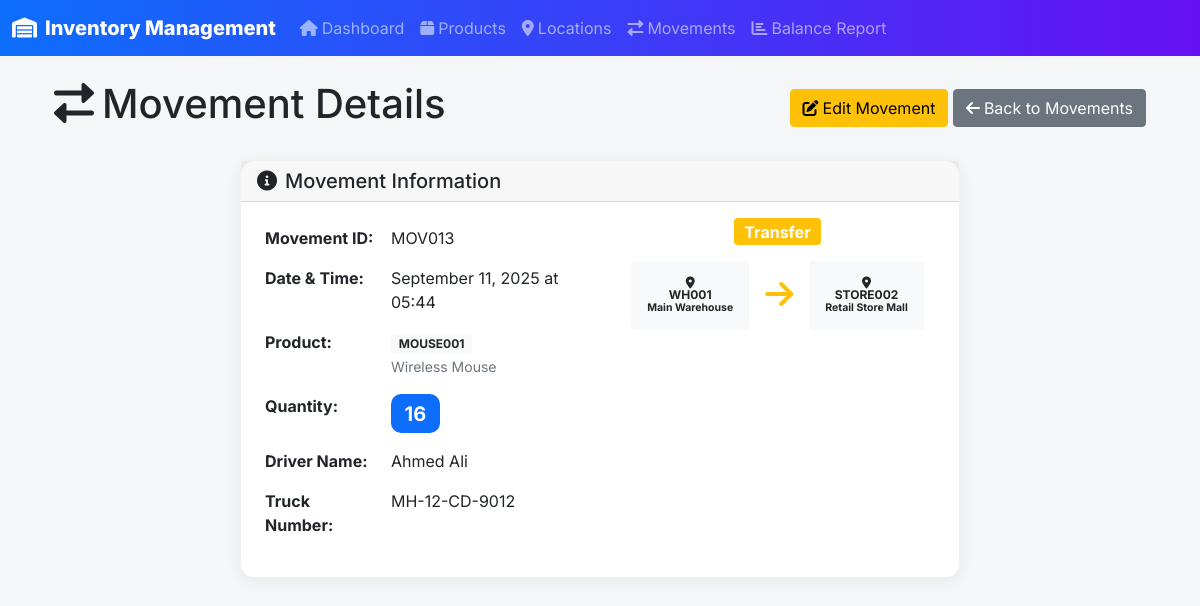
Page /movement/view/MOV013 on the committed database.
### app.py (models this page shows, shortened)
class ProductMovement(db.Model):
    movement_id = db.Column(db.String(50), primary_key=True)
    timestamp = db.Column(db.DateTime, nullable=False, default=datetime.utcnow)
    from_location = db.Column(db.String(50), db.ForeignKey('location.location_id'), nullable=True)
    to_location = db.Column(db.String(50), db.ForeignKey('location.location_id'), nullable=True)
    product_id = db.Column(db.String(50), db.ForeignKey('product.product_id'), nullable=False)
    qty = db.Column(db.Integer, nullable=False)
    driver_name = db.Column(db.String(100), nullable=True)
    truck_number = db.Column(db.String(50), nullable=True)
    product = db.relationship('Product', backref='movements')
    from_loc = db.relationship('Location', foreign_keys=[from_location], backref='outgoing_movements')
    to_loc = db.relationship('Location', foreign_keys=[to_location], backref='incoming_movements')

class Product(db.Model):
    product_id = db.Column(db.String(50), primary_key=True)
    name = db.Column(db.String(100), nullable=False)
    description = db.Column(db.Text)

class Location(db.Model):
    location_id = db.Column(db.String(50), primary_key=True)
    name = db.Column(db.String(100), nullable=False)
    description = db.Column(db.Text)

### app.py (the view)
@app.route('/movement/view/<movement_id>')
def view_movement(movement_id):
    movement = ProductMovement.query.get_or_404(movement_id)
    return render_template('movement_view.html', movement=movement)

### templates/movement_view.html (shortened to what this page needs)
{% extends "base.html" %}
{% block content %}
<div class="container">
    <div class="row">
        <div class="col-12">
            <div class="d-flex justify-content-between align-items-center mb-4">
                <h1>
                    <i class="fas fa-exchange-alt me-2"></i>Movement Details
                </h1>
                <div>
                    <a href="{{ url_for('edit_movement', movement_id=movement.movement_id) }}" class="btn btn-warning">
                        <i class="fas fa-edit me-1"></i>Edit Movement
                    </a>
                    <a href="{{ url_for('movements') }}" class="btn btn-secondary">
                        <i class="fas fa-arrow-left me-1"></i>Back to Movements
                    </a>
                </div>
            </div>
        </div>
    </div>
    <div class="row justify-content-center">
        <div class="col-md-8">
            <div class="card">
                <div class="card-header">
                    <h5 class="mb-0">
                        <i class="fas fa-info-circle me-2"></i>Movement Information
                    </h5>
                </div>
                <div class="card-body">
                    <div class="row">
                        <div class="col-md-6">
                            <table class="table table-borderless">
                                <tr>
                                    <td><strong>Movement ID:</strong></td>
                                    <td>{{ movement.movement_id }}</td>
                                </tr>
                                <tr>
                                    <td><strong>Date & Time:</strong></td>
                                    <td>{{ movement.timestamp.strftime('%B %d, %Y at %H:%M') }}</td>
                                </tr>
                                <tr>
                                    <td><strong>Product:</strong></td>
                                    <td>
                                        <span class="badge bg-light text-dark">{{ movement.product_id }}</span>
                                        {% if movement.product %}
                                            <br><small class="text-muted">{{ movement.product.name }}</small>
                                        {% endif %}
                                    </td>
                                </tr>
                                <tr>
                                    <td><strong>Quantity:</strong></td>
                                    <td>
                                        <span class="badge bg-primary" style="font-size:1.25rem; padding:.6rem .85rem; border-radius: 10px;">{{ movement.qty }}</span>
                                    </td>
                                </tr>
                                <tr>
                                    <td><strong>Driver Name:</strong></td>
                                    <td>{{ movement.driver_name or '-' }}</td>
                                </tr>
                                <tr>
                                    <td><strong>Truck Number:</strong></td>
                                    <td>{{ movement.truck_number or '-' }}</td>
                                </tr>
                            </table>
                        </div>
                        <div class="col-md-6">
                            <div class="text-center">
                                <div class="movement-flow">
                                    {% if movement.from_location and movement.to_location %}
                                        <div class="mb-3">
                                            <span class="badge bg-warning fs-6">Transfer</span>
                                        </div>
                                        <div class="d-flex align-items-center justify-content-center">
                                            <div class="text-center">
                                                <div class="badge bg-light text-dark p-3">
                                                    <i class="fas fa-map-marker-alt"></i><br>
                                                    {{ movement.from_location }}
                                                    {% if movement.from_loc %}
                                                        <br><small>{{ movement.from_loc.name }}</small>
                                                    {% endif %}
                                                </div>
                                            </div>
                                            <div class="mx-3">
                                                <i class="fas fa-arrow-right fa-2x text-warning"></i>
                                            </div>
                                            <div class="text-center">
                                                <div class="badge bg-light text-dark p-3">
                                                    <i class="fas fa-map-marker-alt"></i><br>
                                                    {{ movement.to_location }}
                                                    {% if movement.to_loc %}
                                                        <br><small>{{ movement.to_loc.name }}</small>
                                                    {% endif %}
                                                </div>
                                            </div>
                                        </div>
                                    {% endif %}
                                </div>
                            </div>
                        </div>
                    </div>
                </div>
            </div>
        </div>
    </div>
</div>
{% endblock %}

### templates/base.html (style rules this page uses)
body { font-family: 'Inter', system-ui, -apple-system, Segoe UI, Roboto, Arial, sans-serif; background: #f4f6f8; }
.card { border: 1px solid rgba(0, 0, 0, 0.06); box-shadow: 0 4px 16px rgba(0,0,0,0.06); border-radius: 14px; }

### rows in the picture
ProductMovement: movement_id "MOV013", timestamp "September 11, 2025 at 05:44", product_id "MOUSE001", qty "16", driver_name "Ahmed Ali", truck_number "MH-12-CD-9012", from_location "WH001", to_location "STORE002"
Product: product.name "Wireless Mouse"
Location: from_loc.name "Main Warehouse"
Location: to_loc.name "Retail Store Mall"
